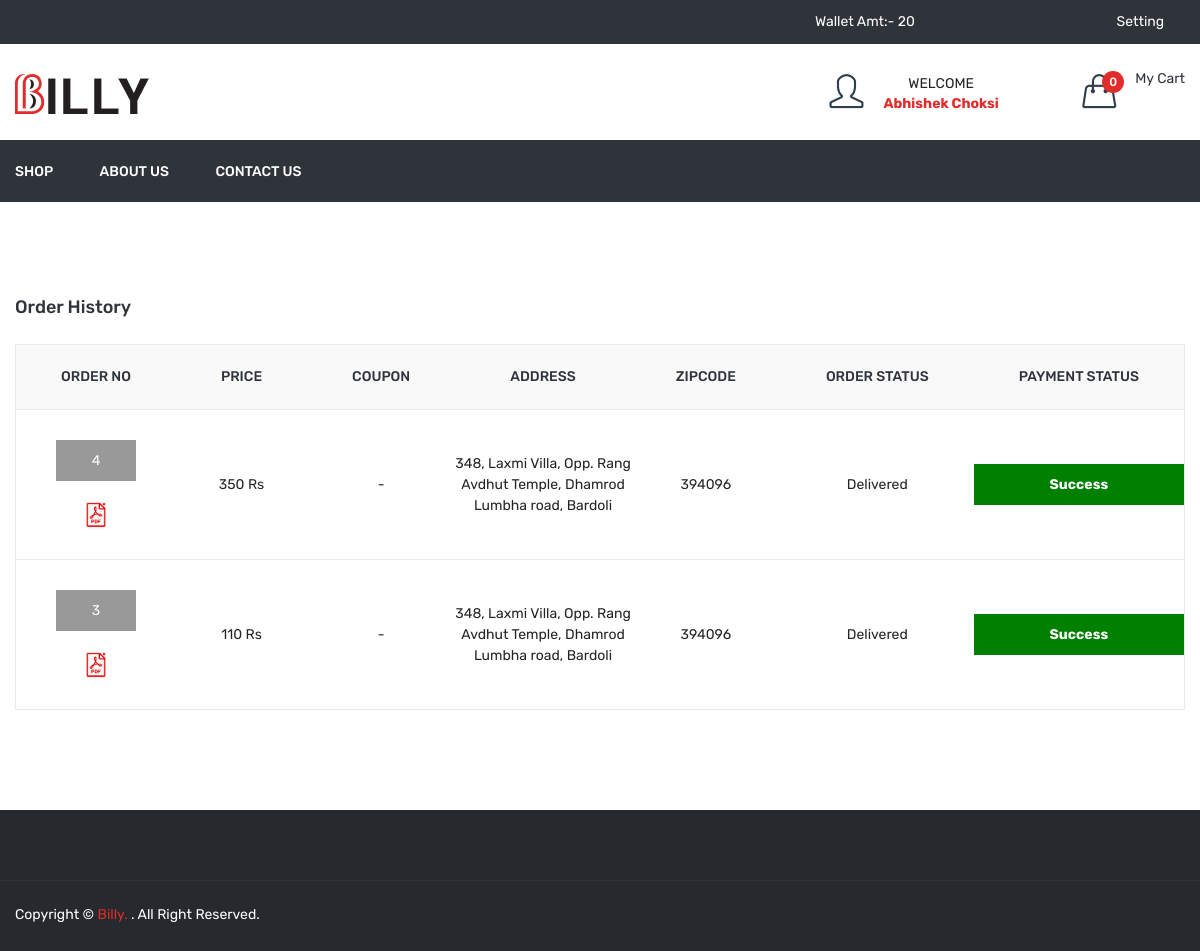
Page /order_history.php (signed in) on the earlier database version.
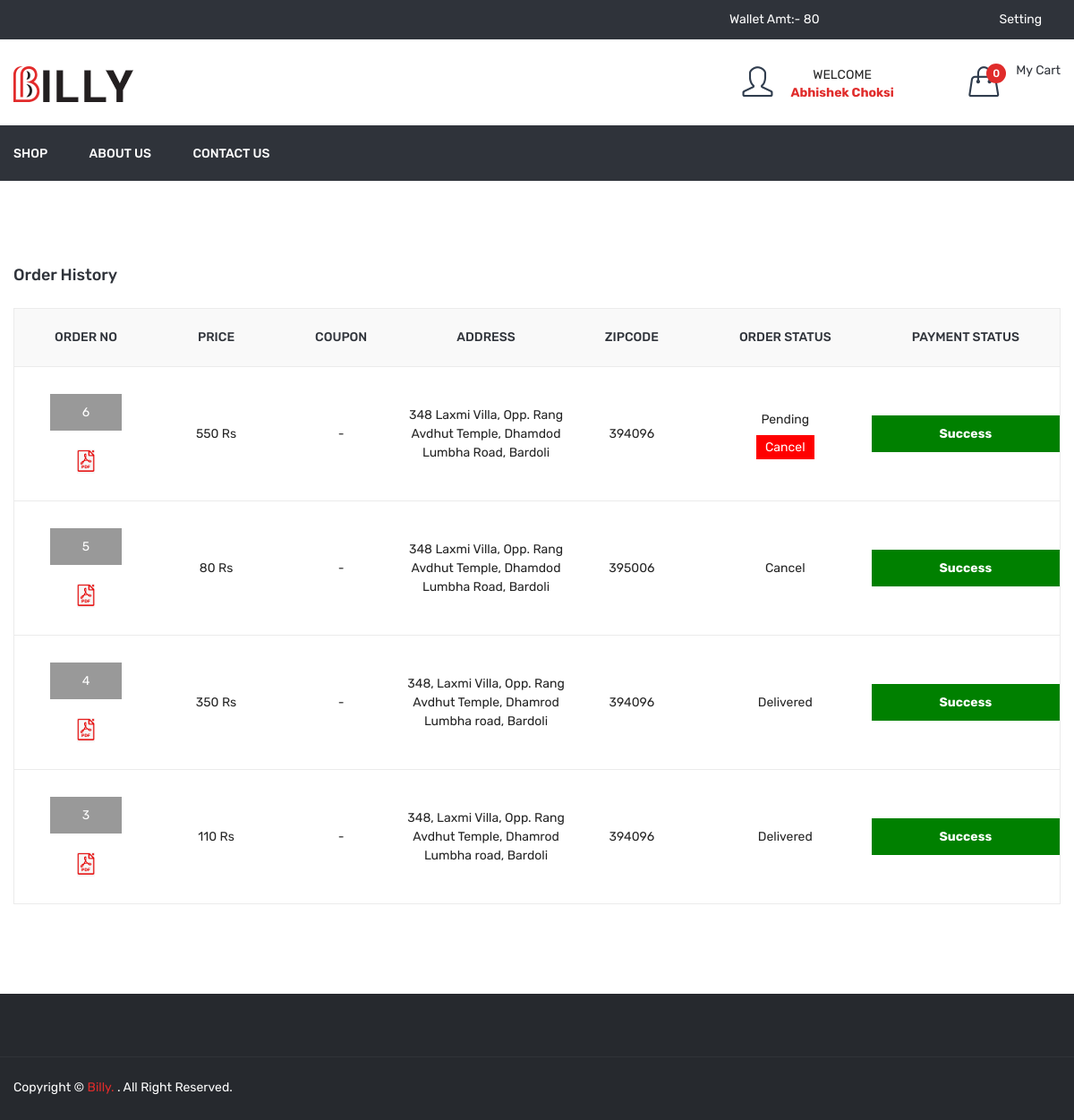
Same page on the later database version.
### tables this page shows
CREATE TABLE IF NOT EXISTS `order_master` (
  `id` int NOT NULL AUTO_INCREMENT,
  `user_id` int NOT NULL,
  `name` varchar(50) NOT NULL,
  `email` varchar(50) NOT NULL,
  `mobile` varchar(50) NOT NULL,
  `address` text NOT NULL,
  `total_price` float NOT NULL,
  `final_price` float NOT NULL,
  `coupon_code` varchar(20) NOT NULL,
  `zipcode` int NOT NULL,
  `delivery_boy_id` int NOT NULL,
  `payment_status` varchar(20) NOT NULL,
  `payment_type` varchar(10) NOT NULL,
  `payment_id` varchar(100) NOT NULL,
  `order_status` int NOT NULL,
  `cancel_by` enum('user','admin') NOT NULL,
  `cancel_at` datetime NOT NULL,
  `added_on` datetime NOT NULL,
  `delivered_on` datetime NOT NULL,
  PRIMARY KEY (`id`)
);

CREATE TABLE IF NOT EXISTS `order_status` (
  `id` int NOT NULL AUTO_INCREMENT,
  `order_status` varchar(50) NOT NULL,
  PRIMARY KEY (`id`)
);

### function.inc.php (called while the page is built, shortened)
<?php
function getUserCart()
{
  global $con;
  $arr = array();
  $id = $_SESSION['FOOD_USER_ID'];
  $res = mysqli_query($con, "select * from dish_cart where user_id='$id'");
  return $arr;
}
function getcartTotalPrice()
{
  $cartArr = getUserFullCart();
  $totalPrice = 0;
  return $totalPrice;
}
function getUserFullCart($attr_id = '')
{
  $cartArr = array();
  if (isset($_SESSION['FOOD_USER_ID'])) {
    $getUserCart = getUserCart();
    $cartArr = array();
  }
  if ($attr_id != '') {
    return $cartArr[$attr_id]['qty'];
  } else {
    return $cartArr;
  }
}
function getWalletAmt($uid)
{
  global $con;
  $sql = "select * from wallet where user_id='$uid'";
  $res = mysqli_query($con, $sql);
  $in = 0;
  $out = 0;
  while ($row = mysqli_fetch_assoc($res)) {
    if ($row['type'] == 'in') {
      $in = $in + $row['amt'];
    }
    if ($row['type'] == 'out') {
      $out = $out + $row['amt'];
    }
  }
  return $in - $out;
}
?>

### order_history.php (the view, shortened to what this page needs)
<?php
include("header.php");
$uid = $_SESSION['FOOD_USER_ID'];
$sql = "select order_master.*,order_status.order_status as order_status_str from order_master,order_status where order_master.order_status=order_status.id and order_master.user_id='$uid' order by order_master.id desc";
$res = mysqli_query($con, $sql);
?>
<div class="cart-main-area pt-95 pb-100">
	<div class="container">
		<h3 class="page-title">Order History</h3>
		<div class="row">
			<div class="col-lg-12 col-md-12 col-sm-12 col-12">
				<form method="post">
					<div class="table-content table-responsive">
						<table>
							<thead>
								<tr>
									<th>Order No</th>
									<th>Price</th>
									<th>Coupon</th>
									<th>Address</th>
									<th>Zipcode</th>
									<th>Order Status</th>
									<th>Payment Status</th>
								</tr>
							</thead>
							<tbody>
								<?php if (mysqli_num_rows($res) > 0) {
									while ($row = mysqli_fetch_assoc($res)) {
								?>
										<tr>
											<td>
												<div class="div_order_id">
													<a href="<?php echo FRONT_SITE_PATH ?>order_detail.php?id=<?php echo $row['id'] ?>"><?php echo $row['id'] ?></a>
												</div><br />
												<a href="<?php echo FRONT_SITE_PATH ?>download_invoice?id=<?php echo $row['id'] ?>"><img src='<?php echo FRONT_SITE_PATH ?>assets/img/icon-img/pdf.png' width="20px" title="Download Invoice" /></a>
											</td style="font-size:14px;">
											<td><?php echo $row['total_price'] ?> Rs
											</td>
											<td><?php
												if ($row['coupon_code'] != '') {
												?>
													Coupon Code:- <?php echo $row['coupon_code'] ?><br />
													Final Price:- <?php echo $row['final_price'] ?> Rs
												<?php } else {
													echo "-";
												} ?>
											</td>
											<td><?php echo $row['address'] ?></td>
											<td><?php echo $row['zipcode'] ?></td>
											<td>
												<?php
												echo $row['order_status_str'];
												if ($row['order_status'] == 1) {
													echo "<br/>";
													echo "<div style='margin-top:10px;'><a href='?cancel_id=" . $row['id'] . "' class='cancel_btn'>Cancel</a></div>";
												}
												?>
											</td>
											<td>
												<div class="payment_status payment_status_<?php echo $row['payment_status'] ?>"><?php echo ucfirst($row['payment_status']) ?></div>
											</td>
										</tr>
								<?php }
								} else {
									redirect('shop');
								} ?>
							</tbody>
						</table>
					</div>
				</form>
			</div>
		</div>
	</div>
</div>
<?php
include("footer.php");
?>

### header.php (shortened to what this page needs)
<?php
include('database.inc.php');
include('function.inc.php');
$cartArr = getUserFullCart();
$totalPrice=getcartTotalPrice();
$totalCartDish = count($cartArr);
$getWalletAmt=0;
if(isset($_SESSION['FOOD_USER_ID'])){
	$getWalletAmt=getWalletAmt($_SESSION['FOOD_USER_ID']);
}
?>
<!doctype html>
<html class="no-js" lang="zxx">
<head>
    <link rel="stylesheet" href="<?php echo FRONT_SITE_PATH ?>assets/css/bootstrap.min.css">
    <link rel="stylesheet" href="<?php echo FRONT_SITE_PATH ?>assets/css/animate.css">
    <link rel="stylesheet" href="<?php echo FRONT_SITE_PATH ?>assets/css/owl.carousel.min.css">
    <link rel="stylesheet" href="<?php echo FRONT_SITE_PATH ?>assets/css/slick.css">
    <link rel="stylesheet" href="<?php echo FRONT_SITE_PATH ?>assets/css/chosen.min.css">
    <link rel="stylesheet" href="<?php echo FRONT_SITE_PATH ?>assets/css/ionicons.min.css">
    <link rel="stylesheet" href="<?php echo FRONT_SITE_PATH ?>assets/css/font-awesome.min.css">
    <link rel="stylesheet" href="<?php echo FRONT_SITE_PATH ?>assets/css/simple-line-icons.css">
    <link rel="stylesheet" href="<?php echo FRONT_SITE_PATH ?>assets/css/jquery-ui.css">
    <link rel="stylesheet" href="<?php echo FRONT_SITE_PATH ?>assets/css/meanmenu.min.css">
    <link rel="stylesheet" href="<?php echo FRONT_SITE_PATH ?>assets/css/style.css">
    <link rel="stylesheet" href="<?php echo FRONT_SITE_PATH ?>assets/css/responsive.css">
</head>
<body>
    <header class="header-area">
        <div class="header-top black-bg">
            <div class="container">
                <div class="row">
                    <div class="col-lg-8 col-md-4 col-12 col-sm-4">
                    </div>
                    <div class="col-lg-2 col-md-4 col-12 col-sm-4">
							<?php
								if(isset($_SESSION['FOOD_USER_NAME'])){
								?>
							<div id="wallet_top_box">
								<a href="<?php echo FRONT_SITE_PATH?>wallet" style="color:#fff;">
									Wallet Amt:- <?php echo $getWalletAmt?>
								</a>
							</div>
								<?php  } ?>
						</div>
                    <?php
                    if (isset($_SESSION['FOOD_USER_NAME'])) { ?>
                        <div class="col-lg-2 col-md-8 col-12 col-sm-8">
                            <div class="account-curr-lang-wrap f-right">
                                <ul>
                                    <li class="top-hover"><a href="#">Setting <i class="ion-chevron-down"></i></a>
                                    </li>
                                </ul>
                            </div>
                        </div>
                    <?php } else {
                        echo "<br>";
                    } ?>
                </div>
            </div>
        </div>
        <div class="header-middle">
            <div class="container">
                <div class="row">
                    <div class="col-lg-3 col-md-4 col-12 col-sm-4">
                        <div class="logo">
                            <a href="<?php echo FRONT_SITE_PATH ?>index">
                                <img alt="" src="<?php echo FRONT_SITE_PATH ?>assets/img/logo/logo.png">
                            </a>
                        </div>
                    </div>
                    <div class="col-lg-9 col-md-8 col-12 col-sm-8">
                        <div class="header-middle-right f-right">
                            <div class="header-login">
                                    <div class="header-icon-style">
                                        <i class="icon-user icons"></i>
                                    </div>
                                    <div class="login-text-content">
                                        <?php
                                        if (isset($_SESSION['FOOD_USER_NAME'])) {
                                            echo '<center>WELCOME<div style="color:#e02c2b;font-weight: bold;">' . $_SESSION['FOOD_USER_NAME'] . '</div></center>';
                                        } else {
                                        ?>
                                            <p>Register <br> or <span>Sign in</span></p>
                                        <?php } ?>
                                    </div>
                            </div>
                            <div class="header-wishlist">
                            </div>
                            <div class="header-cart">
                                <a href="#">
                                    <div class="header-icon-style">
                                        <i class="icon-handbag icons"></i>
                                        <span class="count-style" id="totalCartDish"><?php echo $totalCartDish; ?></span>
                                    </div>
                                    <div class="cart-text">
                                        <span class="digit">My Cart</span>
                                    </div>
                                </a>
                            </div>
                        </div>
                    </div>
                </div>
            </div>
        </div>
        <div class="header-bottom transparent-bar black-bg">
            <div class="container">
                <div class="row">
                    <div class="col-lg-12 col-md-12 col-12">
                        <div class="main-menu">
                            <nav>
                                <ul>
                                    <li><a href="<?php echo FRONT_SITE_PATH ?>shop">Shop</a></li>
                                    <li><a href="<?php echo FRONT_SITE_PATH ?>about-us">About us</a></li>
                                    <li><a href="<?php echo FRONT_SITE_PATH ?>contact-us">contact us</a></li>
                                </ul>
                            </nav>
                        </div>
                    </div>
                </div>
            </div>
        </div>
    </header>

### footer.php (shortened to what this page needs)
<div class="footer-area black-bg-2 pt-70">
            <div class="footer-bottom-area border-top-4">
                <div class="container">
                    <div class="row">
                        <div class="col-lg-6 col-md-6 col-sm-7">
                            <div class="copyright">
                                <p>Copyright © <a href="#">Billy.</a> . All Right Reserved.</p>
                            </div>
                        </div>
                        <div class="col-lg-6 col-md-6 col-sm-5">
                            <div class="footer-social">
                                <ul>
                                    <li><a href="#"><i class="ion-social-facebook"></i></a></li>
                                    <li><a href="#"><i class="ion-social-twitter"></i></a></li>
                                    <li><a href="#"><i class="ion-social-instagram-outline"></i></a></li>
                                    <li><a href="#"><i class="ion-social-googleplus-outline"></i></a></li>
                                    <li><a href="#"><i class="ion-social-rss"></i></a></li>
                                    <li><a href="#"><i class="ion-social-dribbble-outline"></i></a></li>
                                </ul>
                            </div>
                        </div>
                    </div>
                </div>
            </div>
        </div>
    </body>
</html>

Differences in the rows shown:
added order_master: id "6", total_price "550", address "348 Laxmi Villa, Opp. Rang Avdhut Temple, Dhamdod Lumbha Road, Bardoli", zipcode "394096", order_status.order_status "Pending", payment_status "Success"
added order_master: id "5", total_price "80", address "348 Laxmi Villa, Opp. Rang Avdhut Temple, Dhamdod Lumbha Road, Bardoli", zipcode "395006", order_status.order_status "Cancel", payment_status "Success"
Other differences:
$getWalletAmt: "20" → "80"
